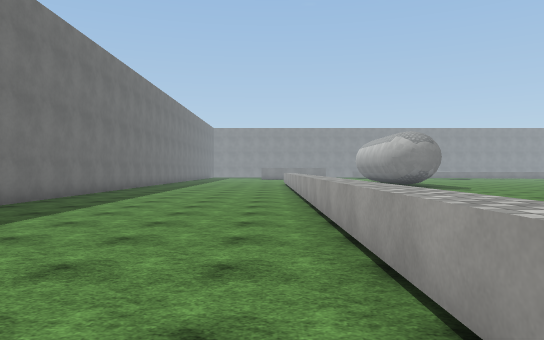
view 1 (above)

13 first-person views from a walk through a Unity game level. The camera is 1.5 m above the floor, looks level and sees 70° across. The floor is counted in squares, 2 m on a side. Each view is taken from the middle of a square. On the plan, view 1 faces up. The plan holds only what a view shows up to about 12 squares ahead; the rest is blank. The place goes on beyond the plan. Surface patterns are stand-ins for the level's own textures.

view 2
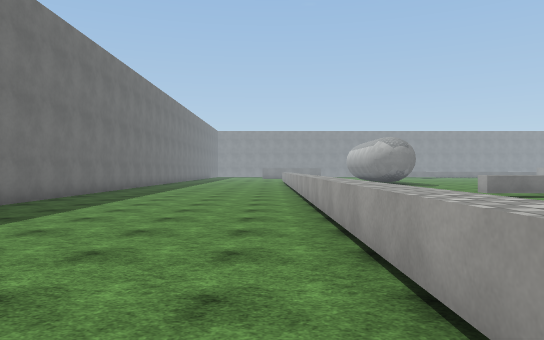

view 3
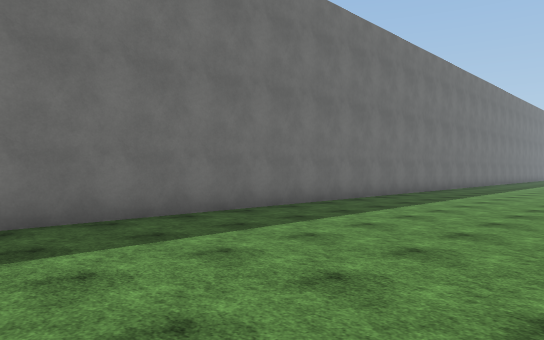

view 4
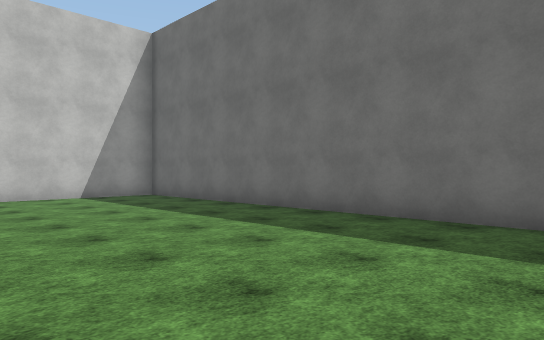

view 5
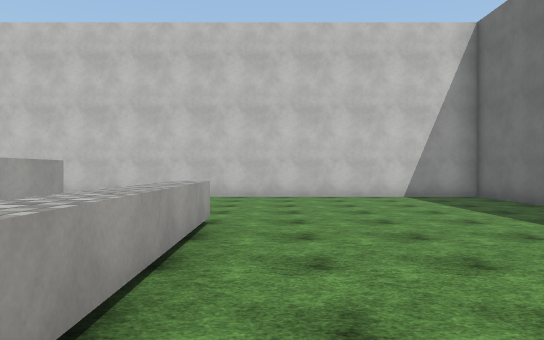

view 6
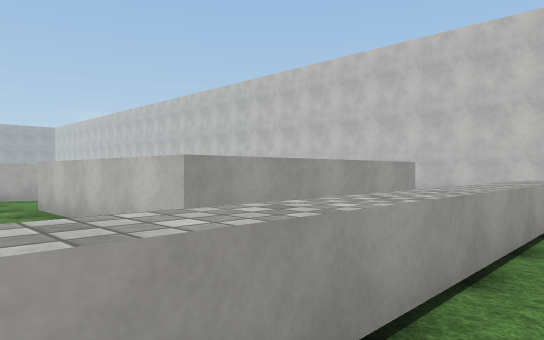

view 7
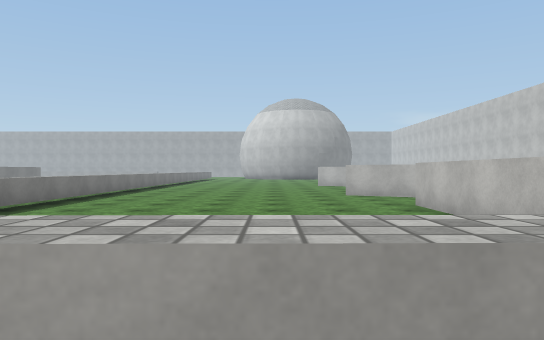

view 8
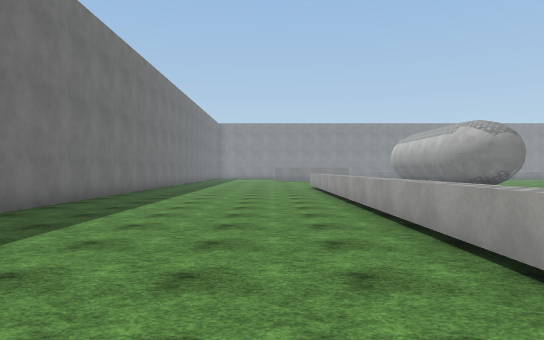

view 9
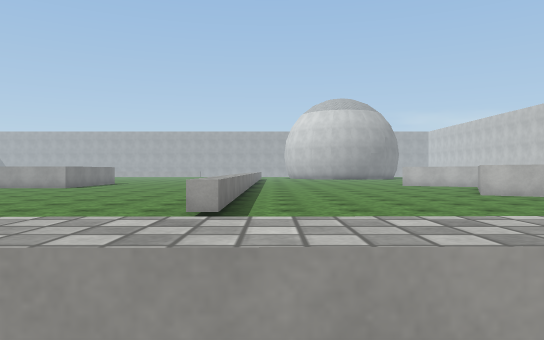

view 10
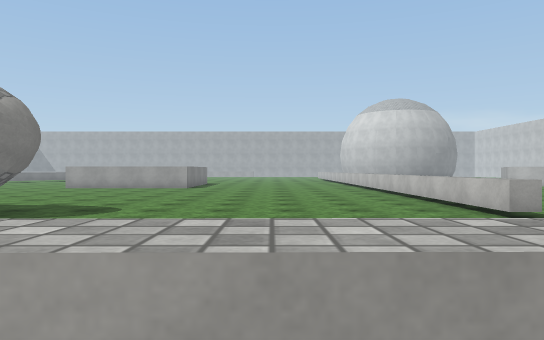

view 11
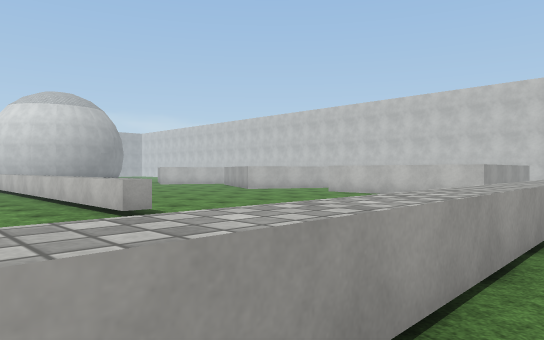

view 12
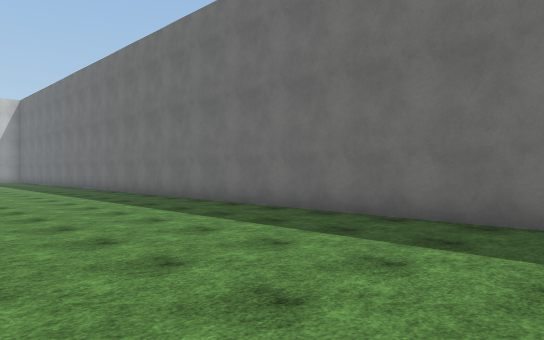

view 13
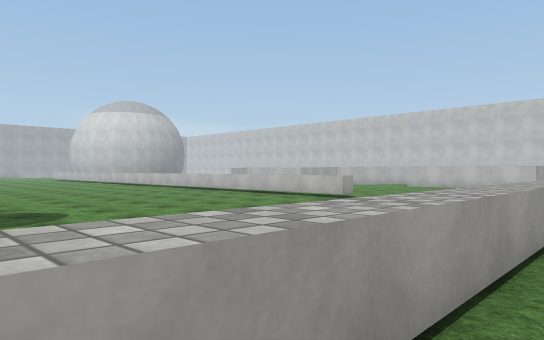

### Floor plan
Key: @ floor where view 1 was taken; # wall or solid block; . floor; ^ raised ledge.
Columns run from 6 left of view 1 to 14 right of it. Each row starts with its distance up from view 1.
 17    .. .^    ##.....
 16 #......^    .......
 15 #......^    ........
 14 #......^    ........
 13 #......^    ........
 12 #......^    .......
 11 #......^    .......
 10 #......^    .......
  9 #......^    ........
  8 #......^    ^^^^^^^^^
  7 #......^    .......
  6 #......^    .......
  5 #......^    .......
  4 #......^    .......
  3 #......^    .......
  2 #......^    .......
  1 #......^    .......
  0 #.....@^  ^^^^^..^^
 -1 #......^  ^     .^
 -2 #......^  ^
 -3 #......^  ^
 -4 #......^  ^
 -5 #.......  ^
 -6 #.......
 -7 #.......
 -8 #.......
 -9 #.......
-10 #############

Where each view was taken, in squares from view 1:
view 1: 0 up, 0 right, facing up
view 2: 3 down, 0 right, facing up
view 3: 3 down, 0 right, facing up-left
view 4: 1 up, 0 right, facing down-left
view 5: 1 up, 0 right, facing down
view 6: 2 up, 0 right, facing down-right
view 7: 3 up, 0 right, facing right
view 8: 4 up, 1 left, facing up
view 9: 7 up, 0 right, facing right
view 10: 12 up, 0 right, facing right
view 11: 11 up, 0 right, facing down-right
view 12: 17 up, 0 right, facing down-left
view 13: 17 up, 0 right, facing down-right
